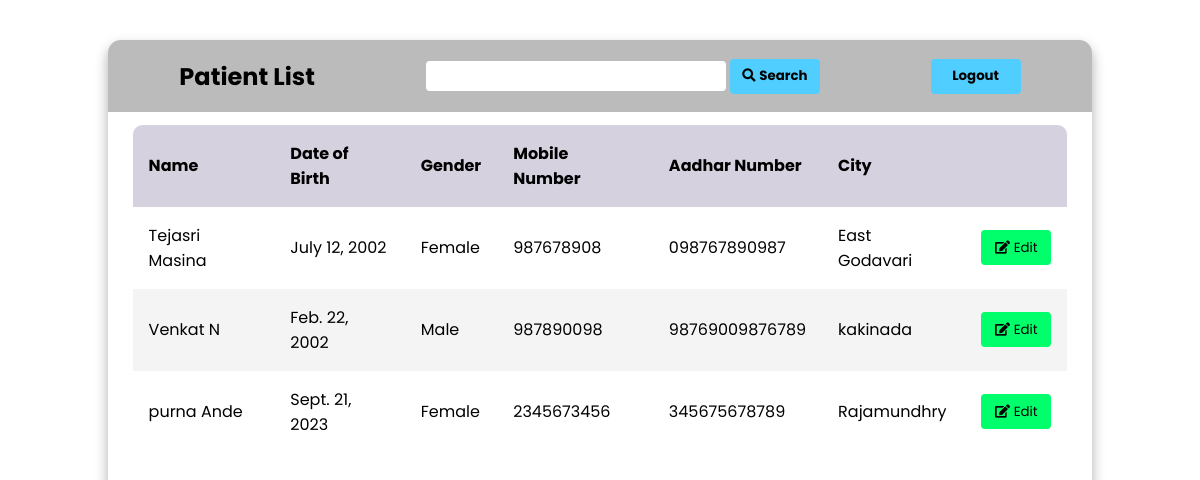
The app's page /presidentPatientView/ with its own data.
### Hospital/models.py (models this page shows)
class Patient(models.Model):
    name = models.CharField('Doctor Name', max_length=100)
    firstName = models.CharField('First Name', max_length=50)
    lastName = models.CharField('last Name', max_length=50)
    dateOfBirth = models.DateField(default=date.today())
    gender = models.CharField('Gender', max_length=50, default='Male')
    email = models.EmailField('Email', max_length=100, null=True)
    mobileNumber = models.CharField('Mobile Number', max_length=15)
    aadharNumber = models.CharField('Aadhar Number', max_length=15)
    city = models.CharField('City', max_length=50)
    symptoms = models.CharField('Symptoms',max_length=100,default="None")
    diagnosis = models.CharField('Diagnosis', max_length=100,default="None")
    prescription = models.CharField('Prescription', max_length=100,default="None")

### Hospital/views.py (the view)
# urls.py: path('presidentPatientView/', president_patient_view),
def president_patient_view(request):
    patients = Patient.objects.all()
    if (request.method == 'POST'):
        patients = Patient.objects.annotate().filter(
            name__icontains=request.POST['searchPatient'])
    return render(request, 'President/president_patient_view.html', {'patients': patients})

### templates/President/president_patient_view.html (shortened to what this page needs)
{% load static %}
<html lang="en">
<head>
    <link rel="stylesheet" href="{% static 'css/president_doctor_patient.css' %}">
    <link rel="stylesheet" href="https://cdnjs.cloudflare.com/ajax/libs/font-awesome/5.15.3/css/all.min.css"/>
</head>
<body>
    <main class="table">
        <section class="table_header">
            <h1>Patient List</h1>
            <form action="" method="post">
                <input type="search" name="searchPatients" id="">
                <button type="submit" class="btn btn-search"><i class="fa fa-search" aria-hidden="true"></i> <strong>Search</strong> </button>
            </form>
            <a href="/presidentLogout"><button class="btn btn-search"><strong>Logout</strong></button></a>
        </section>
        <section class="table_body">
            <table >
                <thead>
                    <tr>
                        <th>Name</th>
                        <th>Date of Birth</th>
                        <th>Gender</th>
                        <th>Mobile Number</th>
                        <th>Aadhar Number</th>
                        <th>City</th>
                        <th></th>
                    </tr>
                </thead>
                <tbody>
                    {% for member in patients %}
                    <tr>
                        <td>{{ member.name }}</td>
                        <td>{{ member.dateOfBirth }}</td>
                        <td>{{ member.gender }}</td>
                        <td>{{ member.mobileNumber }}</td>
                        <td>{{ member.aadharNumber }}</td>
                        <td>{{ member.city }}</td>
                        <td><a><button class="btn btn-edit" style="width: 70px;"> <i class="fa fa-edit"></i> Edit</button></a></td>
                    </tr>
                    {% endfor %}
                </tbody>
            </table>
        </section>
    </main>
</body>
</html>

### static/css/president_doctor_patient.css (style rules this page uses)
* { margin: 0; padding: 0; box-sizing: border-box; font-family: "Poppins","sans-serif"; }
body { min-height: 100vh; display: flex; justify-content: center; align-items: center; min-height: 100vh; background: url('https://img.freepik.com/free-vector/national-doctor-s-day-hand-drawn-background_23-2149438164.jpg?w=1060&t=st=1694806426~exp=1694807026~hmac=6376b595b805c149273e5e85b00d1caf457a5115c41f25eee5608ac071fe0deb') center / cover; }
main.table { width: 82vw; height: 90vh; background-color: #fff5; backdrop-filter: blur(7px); border-radius: .8rem; box-shadow: 0 .4rem .8rem #0005; overflow: hidden; }
.table_header { width: 100%; height: 10%; background-color: #0004; padding: .8rem 1rem; display: flex; justify-content: space-around; align-items: center; }
input { width: 300px; height:30px; border-radius: 4px; padding: 2%; border: none; }
.btn { border-radius: 4px; height: 35px; border: none; cursor: pointer; }
.btn-search { width: 90px; background-color: rgb(80, 206, 255); }
.btn-edit { background-color: rgb(0, 255, 106); }
.table_body { width: 95%; max-height: calc(89% - .8rem); background-color: #fffb; margin: .8rem auto; border-radius: .6rem; overflow: auto; }
thead th { position: sticky; top: 0; left: 0; background-color: #d5d1defe; }
table { width: 100%; }
table , th , td { border-collapse: collapse; padding: 1rem; text-align: left; }
tbody tr:nth-child(even) { background-color: #0000000b; }

### records on screen
Patient: name "Tejasri Masina", dateOfBirth "July 12, 2002", gender "Female", mobileNumber "987678908", aadharNumber "098767890987", city "East Godavari"
Patient: name "Venkat N", dateOfBirth "Feb. 22, 2002", gender "Male", mobileNumber "987890098", aadharNumber "98769009876789", city "kakinada"
Patient: name "purna Ande", dateOfBirth "Sept. 21, 2023", gender "Female", mobileNumber "2345673456", aadharNumber "345675678789", city "Rajamundhry"
